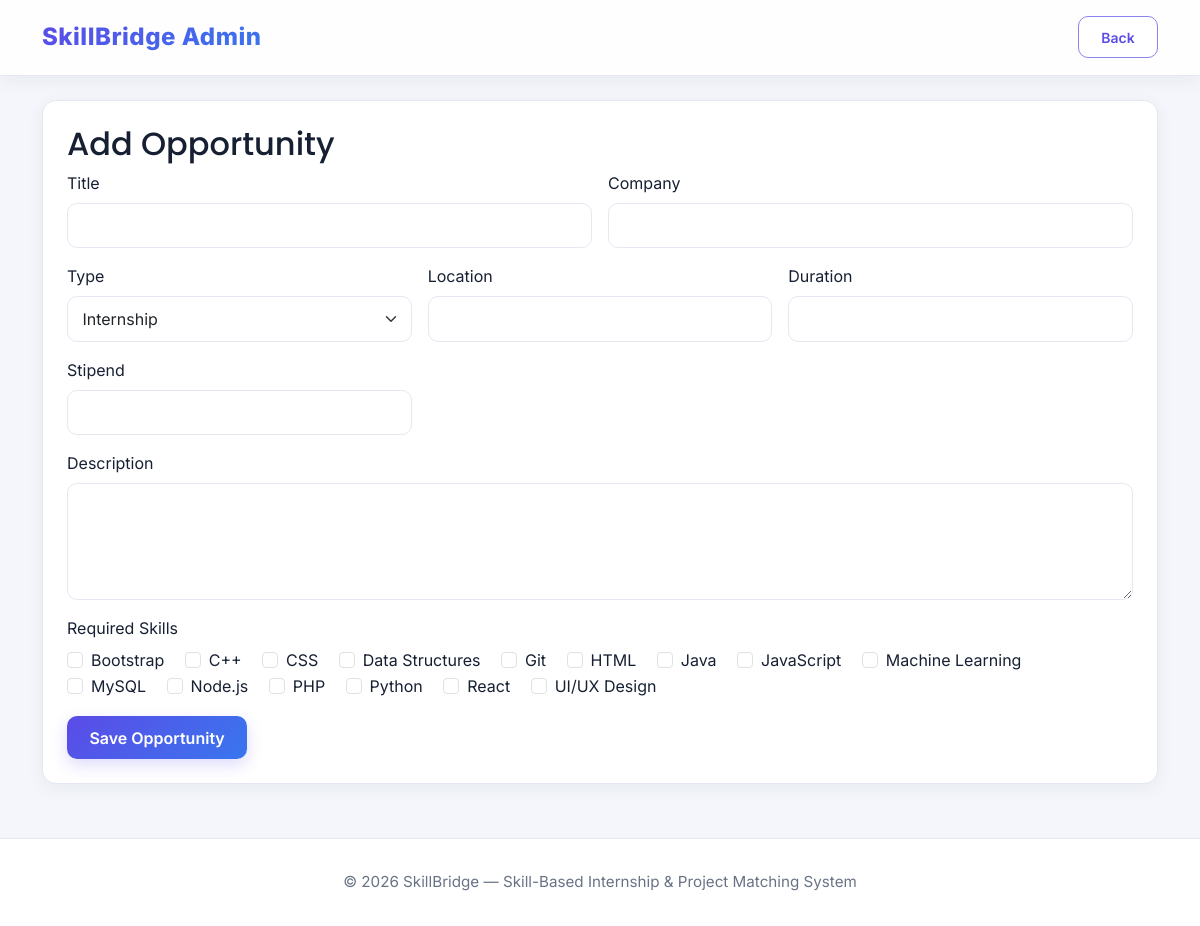
Page /admin/add_opportunity.php (signed in) on the committed database.
### tables this page shows
CREATE TABLE skills (
    id INT AUTO_INCREMENT PRIMARY KEY,
    skill_name VARCHAR(100) UNIQUE NOT NULL,
    category VARCHAR(100) DEFAULT 'General'
);

### admin/add_opportunity.php (the view, shortened to what this page needs)
<?php
require_once '../config/database.php';
$allSkills = $conn->query("SELECT * FROM skills ORDER BY skill_name");
include '../includes/header.php';
?>
<nav class="navbar sb-navbar"><div class="container"><span class="navbar-brand sb-brand">SkillBridge Admin</span>
<a href="opportunities.php" class="btn sb-btn-outline btn-sm">Back</a></div></nav>
<div class="container py-4">
  <div class="sb-card p-4">
    <h2>Add Opportunity</h2>
    <form method="POST">
      <div class="row g-3">
        <div class="col-md-6"><label class="form-label">Title</label><input name="title" class="form-control" required></div>
        <div class="col-md-6"><label class="form-label">Company</label><input name="company" class="form-control" required></div>
        <div class="col-md-4"><label class="form-label">Type</label>
          <select name="type" class="form-select"><option>Internship</option><option>Project</option></select></div>
        <div class="col-md-4"><label class="form-label">Location</label><input name="location" class="form-control"></div>
        <div class="col-md-4"><label class="form-label">Duration</label><input name="duration" class="form-control"></div>
        <div class="col-md-4"><label class="form-label">Stipend</label><input name="stipend" class="form-control"></div>
        <div class="col-12"><label class="form-label">Description</label><textarea name="description" class="form-control" rows="4" required></textarea></div>
        <div class="col-12">
          <label class="form-label">Required Skills</label><br>
          <?php while ($s = $allSkills->fetch_assoc()): ?>
            <div class="form-check form-check-inline">
              <input class="form-check-input" type="checkbox" name="skill_ids[]" value="<?php echo $s['id']; ?>" id="sk<?php echo $s['id']; ?>">
              <label class="form-check-label" for="sk<?php echo $s['id']; ?>"><?php echo htmlspecialchars($s['skill_name']); ?></label>
            </div>
          <?php endwhile; ?>
        </div>
      </div>
      <button type="submit" class="btn sb-btn-primary mt-3">Save Opportunity</button>
    </form>
  </div>
</div>
<?php include '../includes/footer.php'; ?>

### assets/css/style.css (style rules this page uses)
:root { --sb-primary: #6d28f5; --sb-primary-dark: #4c1dbf; --sb-secondary: #ff7a59; --sb-accent: #00d4b8; --sb-bg: #f5f6fb; --sb-text: #1c2333; --sb-muted: #6b7280; --sb-border: #e6e4fb; --sb-gradient: linear-gradient(135deg, #6d28f5 0%, #a855f7 50%, #ff7a59 100%); --sb-gradient-soft: linear-gradient(135deg, rgba(109,40,245,.08), rgba(255,122,89,.08)); --sb-shadow-sm: 0 2px 10px rgba(35, 20, 90, .06); --sb-shadow-md: 0 10px 30px rgba(35, 20, 90, .10); --sb-shadow-lg: 0 20px 45px rgba(35, 20, 90, .16); --sb-radius: 16px; }
* { scroll-behavior: smooth; }
body { background: radial-gradient(1200px 500px at 100% -10%, rgba(109,40,245,.08), transparent 60%), radial-gradient(900px 400px at -10% 20%, rgba(0,212,184,.08), transparent 55%), var(--sb-bg); color: var(--sb-text); font-family: 'Inter', 'Segoe UI', Arial, sans-serif; min-height: 100vh; }
h1, h2, h3, h4, h5, h6 { font-family: 'Poppins', 'Segoe UI', Arial, sans-serif; }
a { transition: color .2s ease; }
.sb-navbar { background: rgba(255, 255, 255, .85); backdrop-filter: blur(10px); -webkit-backdrop-filter: blur(10px); border-bottom: 1px solid var(--sb-border); padding: .9rem 0; position: sticky; top: 0; z-index: 1030; box-shadow: var(--sb-shadow-sm); }
.sb-brand { font-weight: 800 !important; font-size: 1.5rem; background: var(--sb-gradient); -webkit-background-clip: text; background-clip: text; -webkit-text-fill-color: transparent; letter-spacing: .5px; }
.sb-card { background: #fff; border: 1px solid var(--sb-border); border-radius: var(--sb-radius); box-shadow: var(--sb-shadow-sm); transition: transform .25s ease, box-shadow .25s ease, border-color .25s ease; position: relative; overflow: hidden; }
.sb-card::before { content: ""; position: absolute; top: 0; left: 0; right: 0; height: 4px; background: var(--sb-gradient); opacity: 0; transition: opacity .25s ease; }
.sb-btn-primary { background: var(--sb-gradient); background-size: 160% 160%; color: #fff; border: none; font-weight: 600; padding: .6rem 1.4rem; border-radius: 10px; box-shadow: 0 6px 16px rgba(109,40,245,.28); transition: all .25s ease; }
.sb-btn-outline { background: #fff; color: var(--sb-primary); border: 1.5px solid var(--sb-primary); font-weight: 600; padding: .6rem 1.4rem; border-radius: 10px; transition: all .25s ease; }
.form-control, .form-select { border-radius: 10px; border: 1.5px solid var(--sb-border); padding: .6rem .9rem; transition: border-color .2s ease, box-shadow .2s ease; }
:root { --sb-primary: #5b4be7; --sb-primary-dark: #4032b8; --sb-accent: #2a9df4; --sb-bg: #f4f6fb; --sb-text: #172033; --sb-muted: #697386; --sb-border: #e4e8f1; --sb-sidebar: #10172a; --sb-sidebar-muted: #9ba6bd; --sb-shadow-sm: 0 4px 18px rgba(24, 35, 58, .06); --sb-shadow-md: 0 14px 36px rgba(24, 35, 58, .10); --sb-gradient: linear-gradient(135deg, #5b4be7 0%, #3976ee 100%); --sb-gradient-soft: linear-gradient(135deg, rgba(91,75,231,.08), rgba(57,118,238,.06)); --sb-radius: 14px; }
body { background: var(--sb-bg); color: var(--sb-text); }
.sb-card { border-color:var(--sb-border); border-radius:14px; box-shadow:var(--sb-shadow-sm); }
.sb-btn-primary { background:var(--sb-gradient); box-shadow:0 6px 16px rgba(91,75,231,.20); }
.sb-btn-outline { color:var(--sb-primary); border-color:#8c82ed; }

### rows in the picture
skills: skill_name "Bootstrap"
skills: skill_name "C++"
skills: skill_name "CSS"
skills: skill_name "Data Structures"
skills: skill_name "Git"
skills: skill_name "HTML"
skills: skill_name "Java"
skills: skill_name "JavaScript"
skills: skill_name "Machine Learning"
skills: skill_name "MySQL"
skills: skill_name "Node.js"
skills: skill_name "PHP"
skills: skill_name "Python"
skills: skill_name "React"
skills: skill_name "UI/UX Design"
